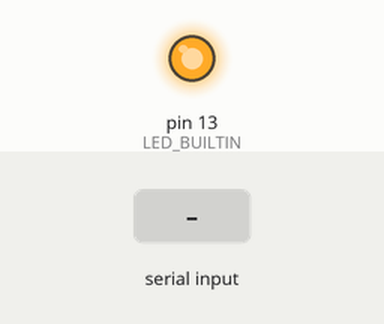
The sketch below on a simulated Arduino Uno, built with avr-gcc and run on an emulated ATmega328P. On the bench: output pins drawn as LEDs (lit = HIGH). The inputs (shaded band) are chosen by the test bench.

Above: at 1.3 s.
1.4 s: "1" received over the second serial link
At 1.9 s:
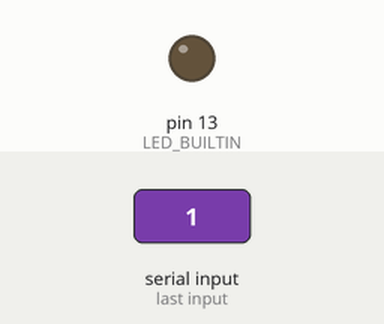
Timing chart, 0 to 4.4 s (numbered marks = the images above; inputs shaded):
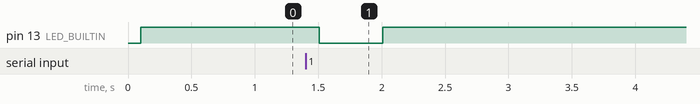

Measured:
- after the input at 1.4 s, pin 13 (LED_BUILTIN): HIGH → LOW after 0.11 s, → HIGH 0.50 s later

The sketch:

test_LFC_SBE.ino
```cpp
#include <SoftwareSerial.h>
SoftwareSerial LFCserial(7, 6); //定义虚拟串口名为LFCserial,rx为7号端口,tx为6号端口
void setup()
{
  LFCserial.begin(9600); //初始化虚拟串口
  //Serial.begin(9600); //初始化Arduino默认串口
  pinMode(LED_BUILTIN, OUTPUT);
}
char a;
void loop()
{
  LFCserial.print("A");
  delay(100);
  if (LFCserial.available()) //虚拟串口的用法和默认串口的用法基本一样
  {
    while(LFCserial.available()){
      a = LFCserial.read();
      //Serial.println(a);
      }
     digitalWrite(LED_BUILTIN, LOW);   // turn the LED on (HIGH is the voltage level)
      delay(500);
  }
  digitalWrite(LED_BUILTIN, HIGH);
  delay(100);
  /*
  LFCserial.println("123,456");
  delay(1000);
  */
}
```
